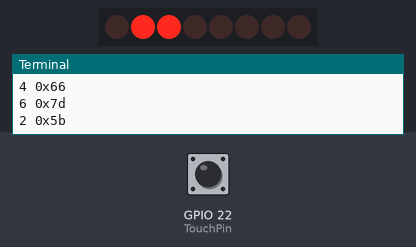
A program run on a simulated Raspberry Pi (BCM pin numbers). Shown: 8 shift-register outputs drawn as a row of LEDs (first output left, lit = HIGH), the last lines printed to the terminal. The test bench sets the inputs (shaded band); at power-on: GPIO 22 (TouchPin) HIGH. Random numbers come from a fixed seed.

Above: at 0.67 s.
1.3 s: GPIO 22 (TouchPin) pulled LOW for 0.15 s
At 2.2 s:
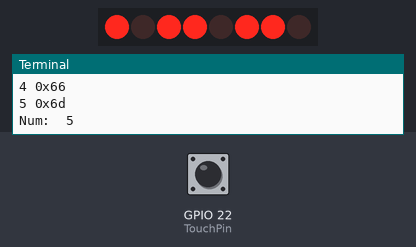
4.4 s: GPIO 22 (TouchPin) pulled LOW for 1 s
At 5.8 s:
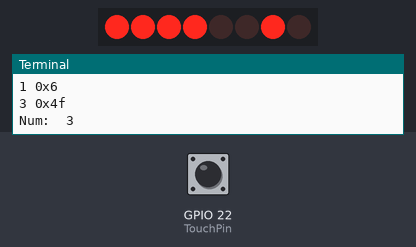
6.9 s: GPIO 22 (TouchPin) pulled LOW for 3.2 s
At 10.6 s:
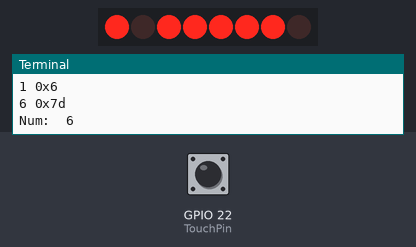
Timing chart, 0 to 17.6 s (numbered marks = the images above; inputs shaded):
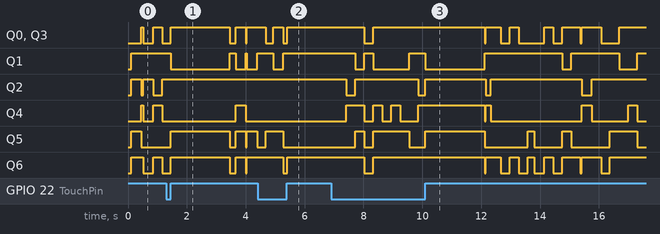

The program:

11_dice.py
```python
#!/usr/bin/env python3
import RPi.GPIO as GPIO
import time
import random

# Set up pins
SDI   = 17
RCLK  = 18
SRCLK = 27

TouchPin = 22

# Define a segment code from 1 to 6 in Hexadecimal
SegCode = [0x06, 0x5b, 0x4f, 0x66, 0x6d, 0x7d]

# Used to record button press
flag = 0

def print_msg():
	print 'Program is running...'
	print 'Please press Ctrl+C to end the program...'

def setup():
	GPIO.setmode(GPIO.BCM)
	GPIO.setwarnings(False)
	GPIO.setup(SDI, GPIO.OUT, initial=GPIO.LOW)
	GPIO.setup(RCLK, GPIO.OUT, initial=GPIO.LOW)
	GPIO.setup(SRCLK, GPIO.OUT, initial=GPIO.LOW)
	GPIO.setup(TouchPin, GPIO.IN, pull_up_down = GPIO.PUD_UP)
	GPIO.add_event_detect(TouchPin, GPIO.RISING, callback = randomISR, bouncetime = 20)

# Shift the data to 74HC595
def hc595_shift(dat):
	for bit in range(0, 8):
		GPIO.output(SDI, 0x80 & (dat << bit))
		GPIO.output(SRCLK, GPIO.HIGH)
		time.sleep(0.001)
		GPIO.output(SRCLK, GPIO.LOW)
	GPIO.output(RCLK, GPIO.HIGH)
	time.sleep(0.001)
	GPIO.output(RCLK, GPIO.LOW)

def randomISR(channel):
	global flag
	flag = 1

def destroy():
	GPIO.cleanup()

def main():
	global flag
	print_msg()
	while True:
		num = random.randint(1,6)
		hc595_shift(SegCode[num-1])
		print num, hex(SegCode[num-1])
		if flag == 1:
			print "Num: ", num
			time.sleep(2)
			flag = 0
		else:
			time.sleep(0.01)

if __name__ == '__main__':
	setup()
	try:
		main()
	except KeyboardInterrupt:
		destroy()
```
